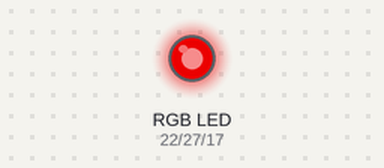
This program was run on a simulated Raspberry Pi (BCM pin numbers). Parts: an RGB LED mixed from three pins (HIGH = lit). Dim RGB values are drawn brighter than linear.

Above: at 0.05 s.
At 1.5 s:
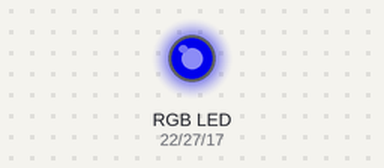
At 2.25 s:
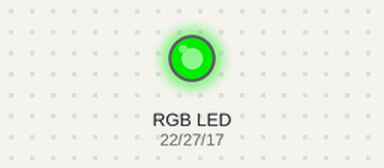
At 3.0 s:
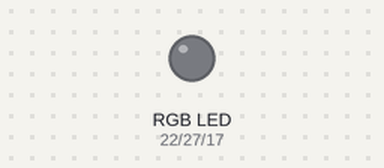
Timing chart, 0 to 6.9 s (numbered marks = the images above):
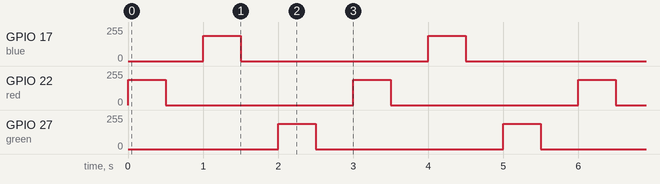

Measured:
- by itself, GPIO 17 (blue), GPIO 22 (red), GPIO 27 (green): alternates 191/255 for 0.50 s and 0/255 for 2.5 s

The program:

lesson5_1.py
```python
import RPi.GPIO as GPIO
from time import sleep
GPIO.setmode(GPIO.BCM)

GPIO.setup(17, GPIO.OUT)
GPIO.setup(27, GPIO.OUT)
GPIO.setup(22, GPIO.OUT)
blue = GPIO.PWM(17, 70)
green = GPIO.PWM(27, 75)
red = GPIO.PWM(22, 75)

i = 75
try:
  while(True):
    red.start(i)
    sleep(0.5)
    red.stop()
    sleep(0.5)

    blue.start(i)
    sleep(0.5)
    blue.stop()
    sleep(0.5)

    green.start(i)
    sleep(0.5)
    green.stop()
    sleep(0.5)
except KeyboardInterrupt:
    blue.stop()
    red.stop()
    green.stop()
    GPIO.cleanup()
    print("End")
```
